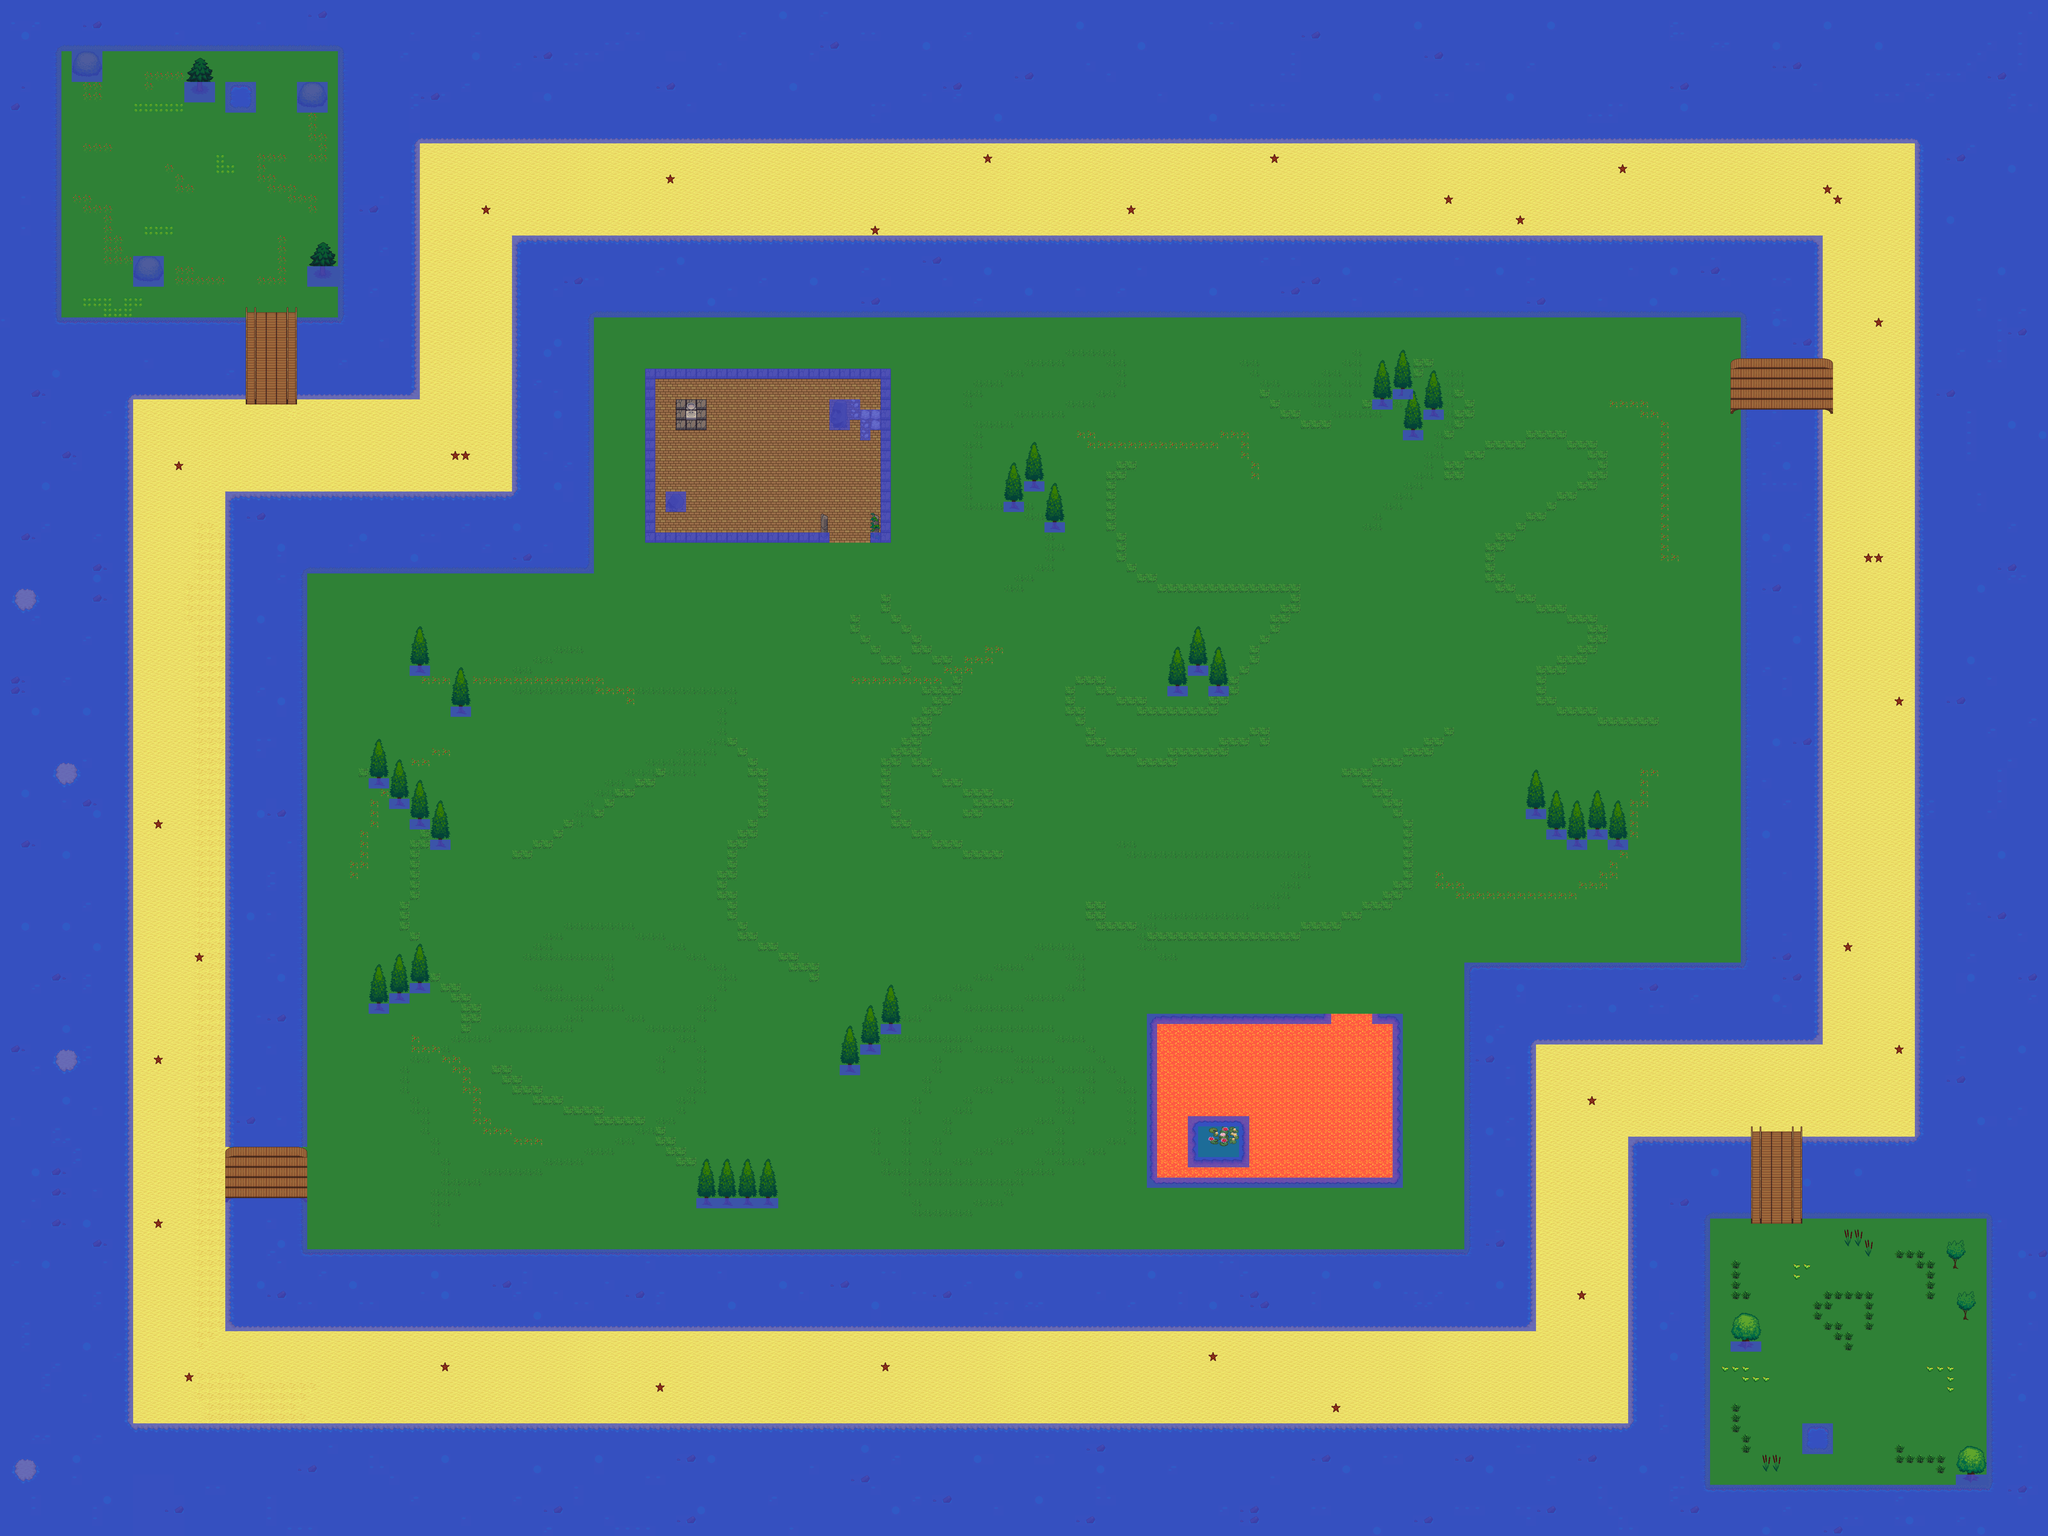

Tiled map render using the project's own tile images. Description and the map definition, with tile-layer contents summarised, below:
An orthogonal 200x150 tile map with 32x32 px tiles, 3 tile layers (background, decoration, collidable), 2 tilesets and 2 objects (ninja, soldier).

<map version="1.0" tiledversion="1.1.5" orientation="orthogonal" renderorder="right-down" width="200" height="150" tilewidth="32" tileheight="32" infinite="0" nextobjectid="8">
 <tileset firstgid="1" name="source1" tilewidth="32" tileheight="32" tilecount="1024" columns="32">
  <image source="source1.png" width="1024" height="1024" />
 </tileset>
 <tileset firstgid="1025" name="collidable_tiles" tilewidth="32" tileheight="32" tilecount="1" columns="1">
  <image source="collidable_tiles.jpg" width="32" height="32" />
  <tile id="0">
   <properties>
    <property name="Collidable" value="true" />
   </properties>
  </tile>
 </tileset>
 <layer name="background" width="200" height="150">
  <data>[30000 cells, 30000 non-empty, 40 distinct tile ids]</data>
 </layer>
 <objectgroup name="objects">
  <object id="4" name="ninja" x="486.334" y="4301" width="17.3333" height="14" />
  <object id="6" name="soldier" x="458.333" y="462.667" width="41" height="41" />
 </objectgroup>
 <layer name="decoration" width="200" height="150">
  <data>[30000 cells, 3543 non-empty, 142 distinct tile ids]</data>
 </layer>
 <layer name="collidable" width="200" height="150" opacity="0.77">
  <data>[30000 cells, 12407 non-empty, 3 distinct tile ids]</data>
 </layer>
</map>
